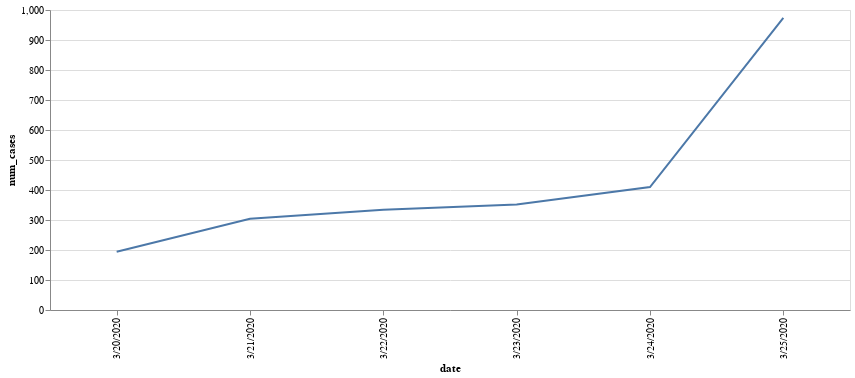

Notebook source saved alongside this figure:
### Code cell
# Everybody loves a good chart.  This one should become more useful over time.

import altair as alt

totals = pd.DataFrame({'num_cases' : df_num_cases.astype({'num_cases': 'int'}).groupby("date")["num_cases"].sum()}).reset_index()

alt.Chart(totals).mark_line().encode(
    x='date:O',
    y='num_cases:Q'
).properties(
  width=800
).interactive(bind_y=False)

### Figure 1 — Vega-Lite specification as saved in the notebook (floating-point values rounded to 4 significant figures)
{"config": {"view": {"continuousWidth": 400, "continuousHeight": 300}}, "data": {"name": "data-29d2cd0dcb3144707985f297e7ec5e53"}, "mark": "line", "encoding": {"x": {"type": "ordinal", "field": "date"}, "y": {"type": "quantitative", "field": "num_cases"}}, "selection": {"selector006": {"type": "interval", "bind": "scales", "encodings": ["x"]}}, "width": 800, "$schema": "https://vega.github.io/schema/vega-lite/v4.0.2.json", "datasets": {"data-29d2cd0dcb3144707985f297e7ec5e53": [{"date": "3/20/2020", "num_cases": 194}, {"date": "3/21/2020", "num_cases": 304}, {"date": "3/22/2020", "num_cases": 334}, {"date": "3/23/2020", "num_cases": 352}, {"date": "3/24/2020", "num_cases": 410}, {"date": "3/25/2020", "num_cases": 974}]}}
